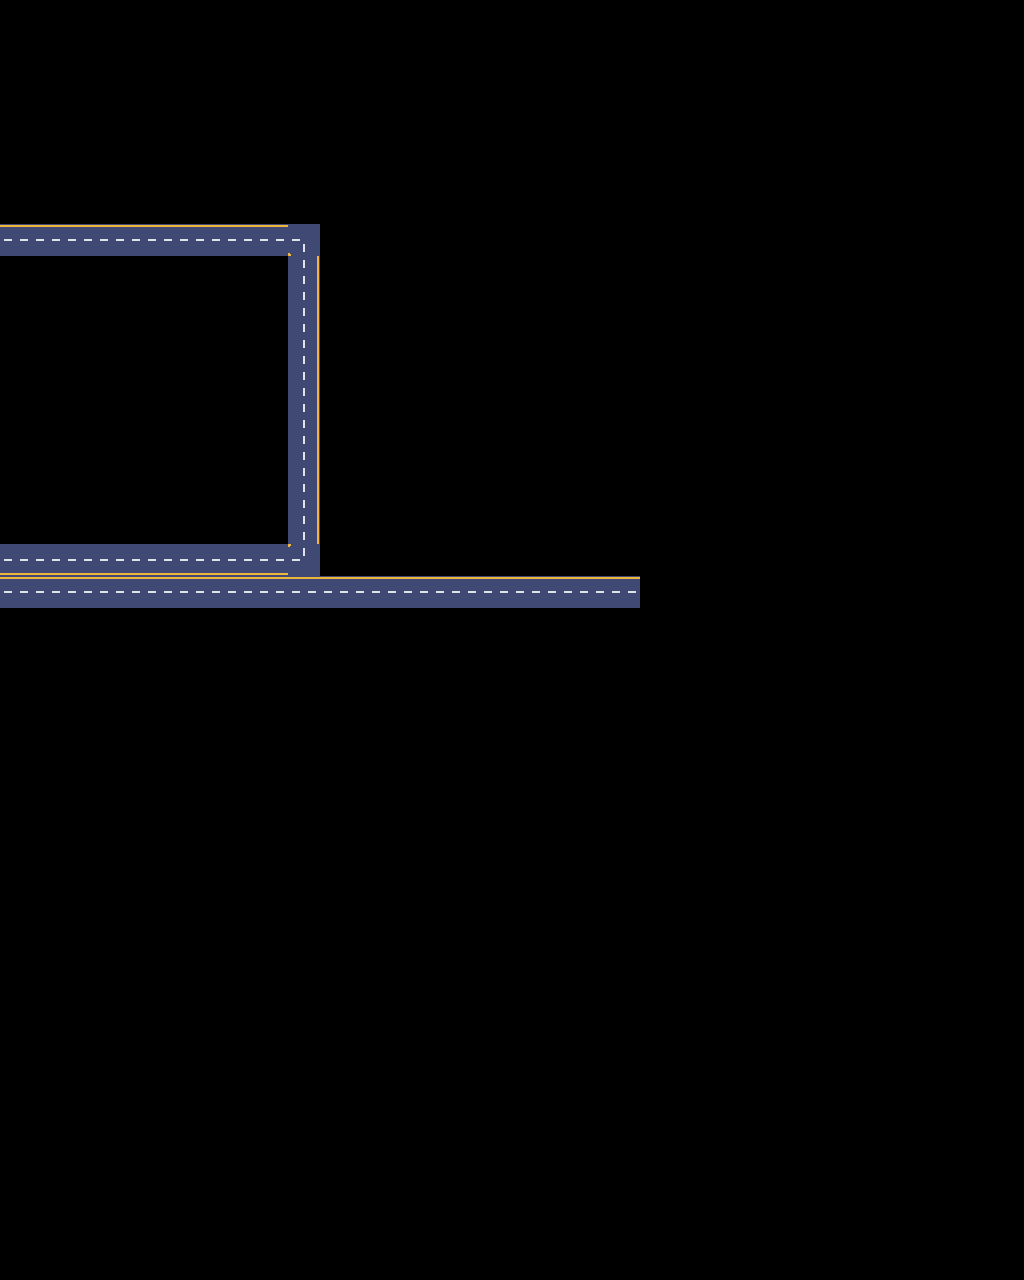

This game map was drawn from its Tiled (.tmx) file and the tilesets committed beside it. A one-line description and the full map source follow:
An orthogonal 32x40 tile map with 32x32 px tiles, 1 tile layer (Tile Layer 1) and 1 object.

<map version="1.5" tiledversion="1.7.2" orientation="orthogonal" renderorder="right-down" width="32" height="40" tilewidth="32" tileheight="32" infinite="0" nextlayerid="3" nextobjectid="15">
 <tileset firstgid="1" source="Tileset/Kota.tsx" />
 <layer id="1" name="Tile Layer 1" width="32" height="40">
  <data encoding="csv">
0,0,0,0,0,0,0,0,0,0,0,0,0,0,0,0,0,0,0,0,0,0,0,0,0,0,0,0,0,0,0,0,
0,0,0,0,0,0,0,0,0,0,0,0,0,0,0,0,0,0,0,0,0,0,0,0,0,0,0,0,0,0,0,0,
0,0,0,0,0,0,0,0,0,0,0,0,0,0,0,0,0,0,0,0,0,0,0,0,0,0,0,0,0,0,0,0,
0,0,0,0,0,0,0,0,0,0,0,0,0,0,0,0,0,0,0,0,0,0,0,0,0,0,0,0,0,0,0,0,
0,0,0,0,0,0,0,0,0,0,0,0,0,0,0,0,0,0,0,0,0,0,0,0,0,0,0,0,0,0,0,0,
0,0,0,0,0,0,0,0,0,0,0,0,0,0,0,0,0,0,0,0,0,0,0,0,0,0,0,0,0,0,0,0,
0,0,0,0,0,0,0,0,0,0,0,0,0,0,0,0,0,0,0,0,0,0,0,0,0,0,0,0,0,0,0,0,
107,107,107,107,107,107,107,107,107,66,0,0,0,0,0,0,0,0,0,0,0,0,0,0,0,0,0,0,0,0,0,0,
0,0,0,0,0,0,0,0,0,91,0,0,0,0,0,0,0,0,0,0,0,0,0,0,0,0,0,0,0,0,0,0,
0,0,0,0,0,0,0,0,0,91,0,0,0,0,0,0,0,0,0,0,0,0,0,0,0,0,0,0,0,0,0,0,
0,0,0,0,0,0,0,0,0,91,0,0,0,0,0,0,0,0,0,0,0,0,0,0,0,0,0,0,0,0,0,0,
0,0,0,0,0,0,0,0,0,91,0,0,0,0,0,0,0,0,0,0,0,0,0,0,0,0,0,0,0,0,0,0,
0,0,0,0,0,0,0,0,0,91,0,0,0,0,0,0,0,0,0,0,0,0,0,0,0,0,0,0,0,0,0,0,
0,0,0,0,0,0,0,0,0,91,0,0,0,0,0,0,0,0,0,0,0,0,0,0,0,0,0,0,0,0,0,0,
0,0,0,0,0,0,0,0,0,91,0,0,0,0,0,0,0,0,0,0,0,0,0,0,0,0,0,0,0,0,0,0,
0,0,0,0,0,0,0,0,0,91,0,0,0,0,0,0,0,0,0,0,0,0,0,0,0,0,0,0,0,0,0,0,
0,0,0,0,0,0,0,0,0,91,0,0,0,0,0,0,0,0,0,0,0,0,0,0,0,0,0,0,0,0,0,0,
64,64,64,64,64,64,64,64,64,108,0,0,0,0,0,0,0,0,0,0,0,0,0,0,0,0,0,0,0,0,0,0,
107,107,107,107,107,107,107,107,107,107,107,107,107,107,107,107,107,107,107,107,0,0,0,0,0,0,0,0,0,0,0,0,
0,0,0,0,0,0,0,0,0,0,0,0,0,0,0,0,0,0,0,0,0,0,0,0,0,0,0,0,0,0,0,0,
0,0,0,0,0,0,0,0,0,0,0,0,0,0,0,0,0,0,0,0,0,0,0,0,0,0,0,0,0,0,0,0,
0,0,0,0,0,0,0,0,0,0,0,0,0,0,0,0,0,0,0,0,0,0,0,0,0,0,0,0,0,0,0,0,
0,0,0,0,0,0,0,0,0,0,0,0,0,0,0,0,0,0,0,0,0,0,0,0,0,0,0,0,0,0,0,0,
0,0,0,0,0,0,0,0,0,0,0,0,0,0,0,0,0,0,0,0,0,0,0,0,0,0,0,0,0,0,0,0,
0,0,0,0,0,0,0,0,0,0,0,0,0,0,0,0,0,0,0,0,0,0,0,0,0,0,0,0,0,0,0,0,
0,0,0,0,0,0,0,0,0,0,0,0,0,0,0,0,0,0,0,0,0,0,0,0,0,0,0,0,0,0,0,0,
0,0,0,0,0,0,0,0,0,0,0,0,0,0,0,0,0,0,0,0,0,0,0,0,0,0,0,0,0,0,0,0,
0,0,0,0,0,0,0,0,0,0,0,0,0,0,0,0,0,0,0,0,0,0,0,0,0,0,0,0,0,0,0,0,
0,0,0,0,0,0,0,0,0,0,0,0,0,0,0,0,0,0,0,0,0,0,0,0,0,0,0,0,0,0,0,0,
0,0,0,0,0,0,0,0,0,0,0,0,0,0,0,0,0,0,0,0,0,0,0,0,0,0,0,0,0,0,0,0,
0,0,0,0,0,0,0,0,0,0,0,0,0,0,0,0,0,0,0,0,0,0,0,0,0,0,0,0,0,0,0,0,
0,0,0,0,0,0,0,0,0,0,0,0,0,0,0,0,0,0,0,0,0,0,0,0,0,0,0,0,0,0,0,0,
0,0,0,0,0,0,0,0,0,0,0,0,0,0,0,0,0,0,0,0,0,0,0,0,0,0,0,0,0,0,0,0,
0,0,0,0,0,0,0,0,0,0,0,0,0,0,0,0,0,0,0,0,0,0,0,0,0,0,0,0,0,0,0,0,
0,0,0,0,0,0,0,0,0,0,0,0,0,0,0,0,0,0,0,0,0,0,0,0,0,0,0,0,0,0,0,0,
0,0,0,0,0,0,0,0,0,0,0,0,0,0,0,0,0,0,0,0,0,0,0,0,0,0,0,0,0,0,0,0,
0,0,0,0,0,0,0,0,0,0,0,0,0,0,0,0,0,0,0,0,0,0,0,0,0,0,0,0,0,0,0,0,
0,0,0,0,0,0,0,0,0,0,0,0,0,0,0,0,0,0,0,0,0,0,0,0,0,0,0,0,0,0,0,0,
0,0,0,0,0,0,0,0,0,0,0,0,0,0,0,0,0,0,0,0,0,0,0,0,0,0,0,0,0,0,0,0,
0,0,0,0,0,0,0,0,0,0,0,0,0,0,0,0,0,0,0,0,0,0,0,0,0,0,0,0,0,0,0,0
</data>
 </layer>
 <objectgroup id="2" name="Object Layer 1">
  <object id="6" gid="88" x="288" y="384" width="32" height="32" />
 </objectgroup>
</map>
